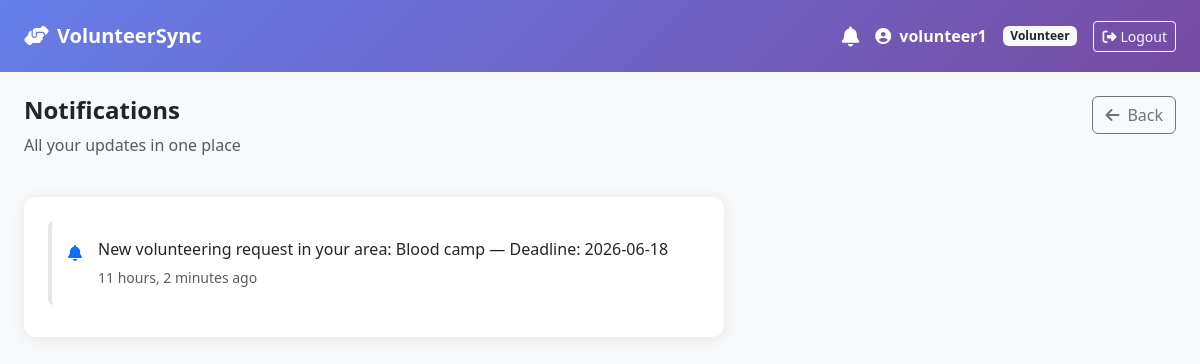
The app's page /notifications/ (signed in) with its own data.
### core/models.py (models this page shows)
class User(AbstractUser):
    ROLE_CHOICES = [('admin', 'Admin'), ('volunteer', 'Volunteer')]
    role = models.CharField(max_length=20, choices=ROLE_CHOICES, default='volunteer')
    region = models.CharField(max_length=100, blank=True)
    area = models.CharField(max_length=100, blank=True)
    phone = models.CharField(max_length=15, blank=True)

class Notification(models.Model):
    user = models.ForeignKey(User, on_delete=models.CASCADE)
    message = models.TextField()
    is_read = models.BooleanField(default=False)
    created_at = models.DateTimeField(auto_now_add=True)

### core/views.py (the view)
# urls.py: path('notifications/', views.notifications_view, name='notifications'),
@login_required
def notifications_view(request):
    notifs = Notification.objects.filter(user=request.user).order_by('-created_at')
    notifs.filter(is_read=False).update(is_read=True)
    return render(request, 'notifications.html', {'notifs': notifs})

### core/templates/notifications.html (shortened to what this page needs)
{% extends 'base.html' %}
{% block content %}
<div class="row mb-4">
    <div class="col">
        <h4 class="fw-bold text-dark">Notifications</h4>
        <p class="text-muted">All your updates in one place</p>
    </div>
    <div class="col-auto">
        <a href="{% url 'dashboard' %}" class="btn btn-outline-secondary">
            <i class="fas fa-arrow-left me-2"></i>Back
        </a>
    </div>
</div>
<div class="card p-4" style="max-width:700px;">
    {% if notifs %}
        {% for n in notifs %}
        <div class="d-flex align-items-start p-3 mb-2 rounded {% if not n.is_read %}bg-light{% endif %}"
             style="border-left: 4px solid {% if not n.is_read %}#667eea{% else %}#e5e7eb{% endif %};">
            <div class="me-3 mt-1">
                <i class="fas fa-bell text-primary"></i>
            </div>
            <div class="flex-grow-1">
                <p class="mb-1">{{ n.message }}</p>
                <small class="text-muted">{{ n.created_at|timesince }} ago</small>
            </div>
        </div>
        {% endfor %}
    {% else %}
    <div class="text-center py-5 text-muted">
        <i class="fas fa-bell-slash fa-3x mb-3"></i>
        <p>No notifications yet.</p>
    </div>
    {% endif %}
</div>
{% endblock %}

### core/templates/base.html (shortened to what this page needs)
<!DOCTYPE html>
<html lang="en">
<head>
    <link href="https://cdn.jsdelivr.net/npm/bootstrap@5.3.0/dist/css/bootstrap.min.css" rel="stylesheet">
    <link href="https://cdnjs.cloudflare.com/ajax/libs/font-awesome/6.4.0/css/all.min.css" rel="stylesheet">
</head>
<body>
{% if user.is_authenticated %}
<nav class="navbar navbar-expand-lg navbar-dark px-4 py-3">
    <a class="navbar-brand fw-bold fs-5" href="{% url 'dashboard' %}">
        <i class="fas fa-hands-helping me-2"></i>VolunteerSync
    </a>
    <div class="ms-auto d-flex align-items-center gap-3">
        <div class="position-relative">
            <a href="{% url 'notifications' %}" class="text-white text-decoration-none">
                <i class="fas fa-bell fa-lg"></i>
            </a>
        </div>
        <span class="text-white fw-semibold">
            <i class="fas fa-user-circle me-1"></i>
            {{ user.get_full_name|default:user.username }}
        </span>
        <span class="badge bg-light text-dark">{{ user.role|title }}</span>
        <a href="{% url 'logout' %}" class="btn btn-outline-light btn-sm">
            <i class="fas fa-sign-out-alt me-1"></i>Logout
        </a>
    </div>
</nav>
{% endif %}
<div class="container-fluid px-4 mt-4">
    {% block content %}{% endblock %}
</div>
</body>
</html>

### core/templates/base.html (style rules this page uses)
body { background-color: #f8f9fa; font-family: 'Segoe UI', sans-serif; }
.navbar { background: linear-gradient(135deg, #667eea 0%, #764ba2 100%); }
.card { border: none; box-shadow: 0 2px 15px rgba(0,0,0,0.08); border-radius: 12px; }

### records on screen
User: get_full_name "volunteer1", role "Volunteer"
Notification: message "New volunteering request in your area: Blood camp — Deadline: 2026-06-18", created_at "11 hours, 2 minutes"
